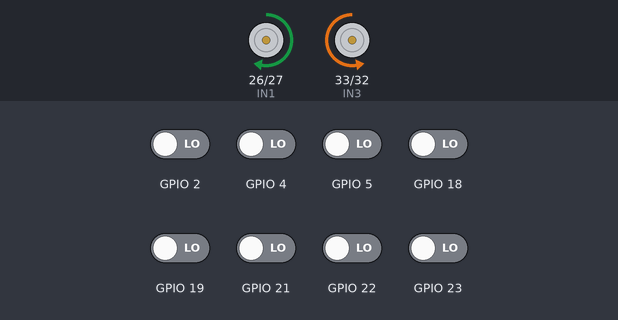
This sketch was run on a simulated ESP32. Parts: motor-driver pin pairs drawn as motors (green arrow = first pin HIGH = forward, orange = second pin HIGH = backward, longer = more drive, scaled by the enable pin). Inputs (shaded band) come from the test bench; at power-on: GPIO 2, GPIO 4, GPIO 5, GPIO 18, GPIO 19, GPIO 21–23 LOW. Nothing arrives over Bluetooth unless stated.

Above: at 2.1 s.
At 11.1 s:
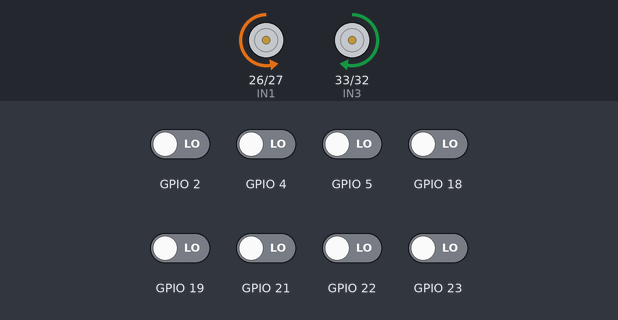
At 20.1 s:
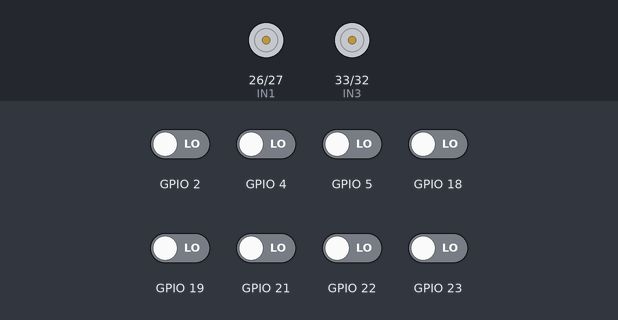
Timing chart, 0 to 21.6 s (numbered marks = the images above):
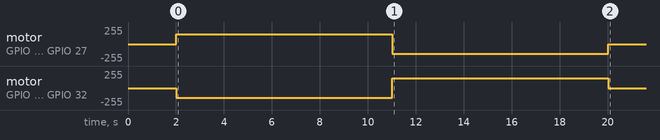

The sketch:

BluetoothEnable.ino
```cpp
#include <BluetoothSerial.h>
#include <QTRSensors.h>

// --- PIN DEFINITIONS ---
const int ENA = 13; const int IN1 = 26; const int IN2 = 27;
const int ENB = 25; const int IN3 = 33; const int IN4 = 32;

QTRSensors qtr;
BluetoothSerial SerialBT;

const uint8_t SensorCount = 8;
uint16_t sensorValues[SensorCount];

// --- PID & CONTROL VARIABLES ---
bool isAutoMode = true;
int baseSpeed = 60;
float Kp = 0.34;          // Fixed Base Kp
float Kd = 8.00;          // Fixed Base Kd
int threshold = 850;
int lastError = 0;
unsigned long lastDebug = 0;
unsigned long lostTime = 0;

void printStatus(String event) {
  SerialBT.println("\n--- " + event + " ---");
  SerialBT.print("SPD: "); SerialBT.print(baseSpeed);
  SerialBT.print(" | Kp: "); SerialBT.print(Kp, 3);
  SerialBT.print(" | Kd: "); SerialBT.print(Kd, 2);
  SerialBT.println("\n-------------------------");
}

// --- 3-SECOND 360 DEGREE CALIBRATION ---
void runCalibration() {
  isAutoMode = false;
  printStatus("CALIBRATING (3 SEC)");
  // 600 loops * 5ms = 3 seconds
  for (uint16_t i = 0; i < 600; i++) {
    if (i < 300) setMotors(150, -150); // Spin Right
    else setMotors(-150, 150);        // Spin Left
    qtr.calibrate();
    delay(5);
  }
  setMotors(0, 0);
  printStatus("READY TO RUN");
}

void setMotors(int left, int right) {
  if (left == 0 && right == 0) {
    digitalWrite(IN1, LOW); digitalWrite(IN2, LOW);
    digitalWrite(IN3, LOW); digitalWrite(IN4, LOW);
    ledcWrite(ENA, 0); ledcWrite(ENB, 0);
    return;
  }
  // Left Motor Direction
  digitalWrite(IN1, left >= 0 ? HIGH : LOW);
  digitalWrite(IN2, left >= 0 ? LOW : HIGH);
  // Right Motor Direction
  digitalWrite(IN3, right >= 0 ? HIGH : LOW);
  digitalWrite(IN4, right >= 0 ? LOW : HIGH);

  int pL = abs(left);
  int pR = abs(right);

  // Deadzone compensation for low battery/low speed
  if (baseSpeed < 100) {
    if (pL > 0 && pL < 115) pL = 115;
    if (pR > 0 && pR < 115) pR = 115;
  }

  ledcWrite(ENA, constrain(pL, 0, 255));
  ledcWrite(ENB, constrain(pR, 0, 255));
}

void setup() {
  Serial.begin(115200);
  pinMode(IN1, OUTPUT); pinMode(IN2, OUTPUT);
  pinMode(IN3, OUTPUT); pinMode(IN4, OUTPUT);

  // ESP32 PWM Setup
  ledcAttach(ENA, 1000, 8);
  ledcAttach(ENB, 1000, 8);

  qtr.setTypeRC();
  qtr.setSensorPins((const uint8_t[]){4, 23, 2, 5, 18, 19, 21, 22}, SensorCount);

  SerialBT.begin("SantiBot_Final_v1");
  delay(2000);
  runCalibration();
}

void loop() {
  // Check Bluetooth Commands
  if (SerialBT.available()) {
    char cmd = SerialBT.read();

    if (cmd == 'W') { isAutoMode = false; setMotors(0, 0); printStatus("MANUAL"); }
    if (cmd == 'U') { isAutoMode = true; lastError = 0; printStatus("AUTO"); }
    if (cmd == 'C') { runCalibration(); }

    // Speed Presets (Kp/Kd remain untouched)
    if (cmd == 'a') { baseSpeed = 60;  printStatus("S:60"); }
    if (cmd == 'b') { baseSpeed = 100; printStatus("S:100"); }
    if (cmd == 'c') { baseSpeed = 160; printStatus("S:160"); }
    if (cmd == 'V') { baseSpeed = 250; printStatus("S:MAX"); }

    // Manual PID Tuning
    if (cmd == 'K') { Kp += 0.01; printStatus("Kp+"); }
    if (cmd == 'k') { Kp -= 0.01; printStatus("Kp-"); }
    if (cmd == 'D') { Kd += 0.2;  printStatus("Kd+"); }
    if (cmd == 'd') { Kd -= 0.2;  printStatus("Kd-"); }

    // Manual Drive (Only in Manual Mode)
    if (!isAutoMode) {
      if (cmd == 'F') setMotors(baseSpeed, baseSpeed);
      if (cmd == 'B') setMotors(-baseSpeed, -baseSpeed);
      if (cmd == 'L') setMotors(-baseSpeed, baseSpeed);
      if (cmd == 'R') setMotors(baseSpeed, -baseSpeed);
      if (cmd == 'S') setMotors(0, 0);
    }
  }

  // --- CORE LINE FOLLOWING ---
  uint16_t position = qtr.readLineBlack(sensorValues);

  // Reduced Debug Frequency for BT Stability
  if (millis() - lastDebug > 1000) {
    SerialBT.print("POS: "); SerialBT.println(position);
    lastDebug = millis();
  }

  if (isAutoMode) {
    int blackCounter = 0;
    for (int i = 0; i < SensorCount; i++) {
      if (sensorValues[i] > threshold) blackCounter++;
    }

    if (blackCounter >= 1) {
      lostTime = 0;
      int error = (int)position - 3500;

      // Smoothing Deadzone
      if (abs(error) < 100) error = 0;

      // PD Calculation
      int adjustment = (Kp * error) + (Kd * (error - lastError));
      lastError = error;

      setMotors(baseSpeed - adjustment, baseSpeed + adjustment);
    }
    else {
      // Logic for line loss
      if (lostTime == 0) lostTime = millis();
      if (millis() - lostTime > 700) {
        setMotors(0, 0);
      } else {
        // Recovery spin
        if (lastError > 0) setMotors(130, -130);
        else setMotors(-130, 130);
      }
    }
  }

  delay(1); // Small delay helps Bluetooth chip background tasks
}
```
